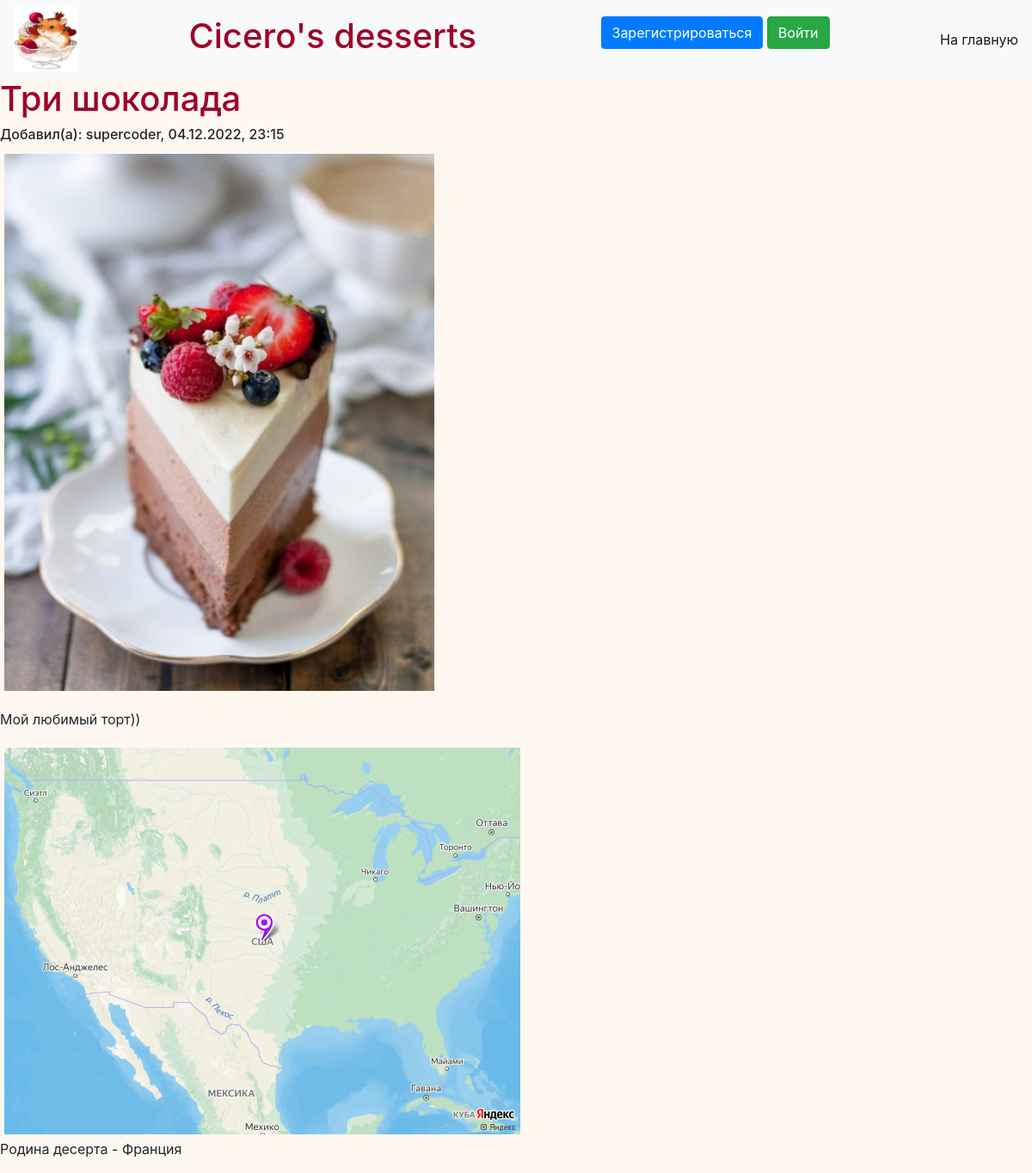
Page /desserts/1 on the earlier database version.
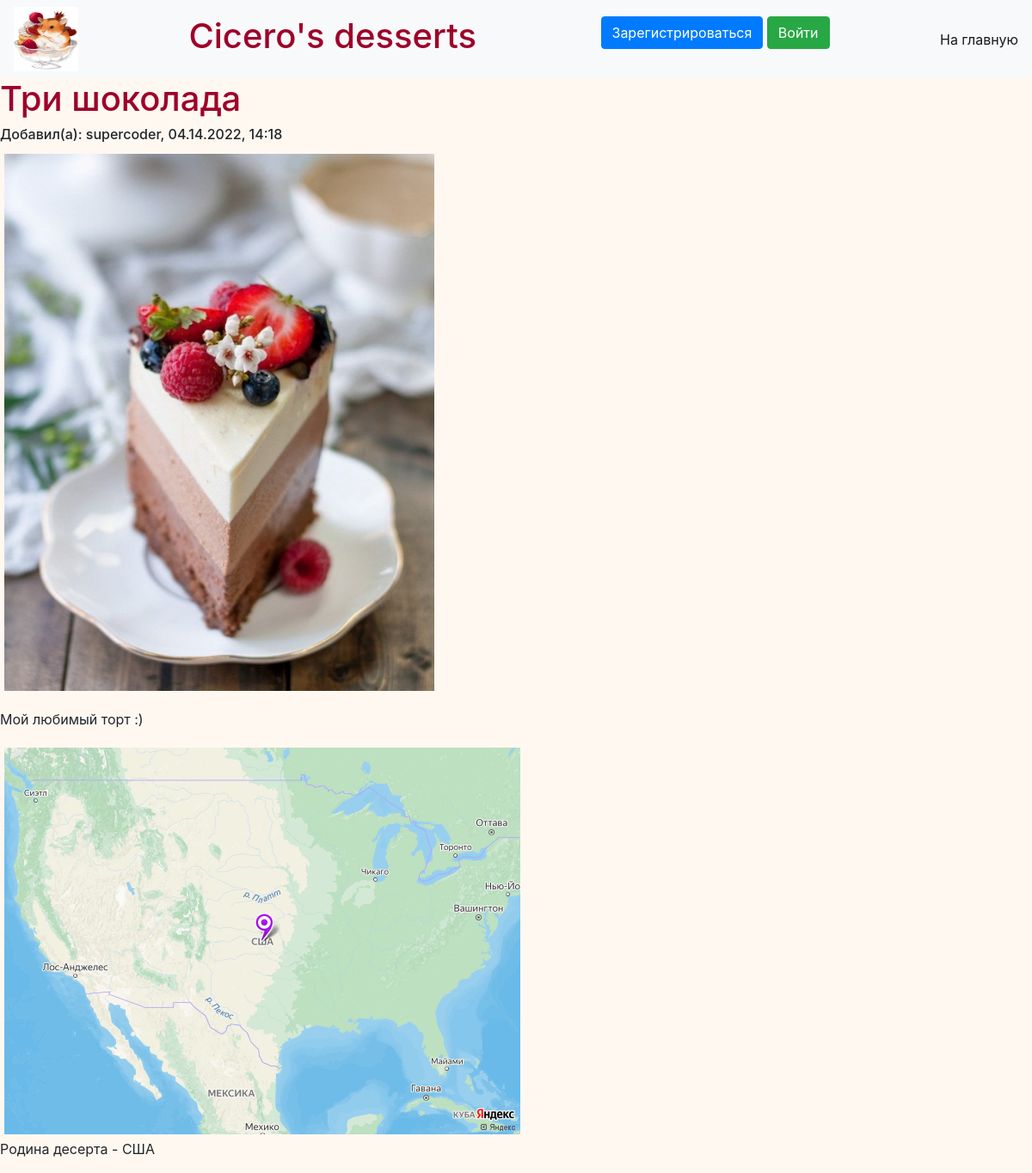
Same page on the later database version.
### data/desserts.py (models this page shows)
class Dessert(SqlAlchemyBase):
    __tablename__ = 'desserts'
    id = sqlalchemy.Column(sqlalchemy.Integer, primary_key=True, autoincrement=True)
    title = sqlalchemy.Column(sqlalchemy.String, nullable=False)
    content = sqlalchemy.Column(sqlalchemy.String, nullable=False)
    country = sqlalchemy.Column(sqlalchemy.String, nullable=False)
    created_date = sqlalchemy.Column(sqlalchemy.String, default=datetime.datetime.now().strftime('%m.%d.%Y, %H:%M'))
    user_id = sqlalchemy.Column(sqlalchemy.Integer, sqlalchemy.ForeignKey("users.id"))
    user = orm.relation('User')

### data/users.py (models this page shows, shortened)
class User(SqlAlchemyBase, UserMixin):
    __tablename__ = 'users'
    id = sqlalchemy.Column(sqlalchemy.Integer, primary_key=True, autoincrement=True)
    email = sqlalchemy.Column(sqlalchemy.String, nullable=False, unique=True)
    name = sqlalchemy.Column(sqlalchemy.String, nullable=False, unique=True)
    hashed_password = sqlalchemy.Column(sqlalchemy.String, nullable=False)
    about = sqlalchemy.Column(sqlalchemy.String, nullable=False)
    desserts = orm.relation("Dessert", back_populates='user')

### main.py (the view)
@app.route("/desserts/<int:id>", methods=['GET', 'POST'])
def dessert_page(id):
    db_sess = db_session.create_session()
    dessert = db_sess.query(Dessert).filter(Dessert.id == id).first()
    if dessert:
        return render_template('dessert_page.html', dessert=dessert, title='Просмотр десерта')
    else:
        abort(404)

### data/db_session.py (called while the page is built)
def create_session() -> Session:
    global __factory
    return __factory()

### templates/dessert_page.html (shortened to what this page needs)
{% extends "base.html" %}
{% block content %}
<h1>{{dessert.title}}</h1>
<h6>Добавил(а): {{dessert.user.name}}, {{dessert.created_date}}</h6>
<p><img src="../static/img/dessert_photos/{{dessert.id}}.jpg"
                       alt="{{dessert.title}}" width="500" vspace="5" hspace="5" align="middle"></p>
{% for item in dessert.content.split('\r\n')%}
<p>{{item}}</p>
{% endfor %}
<figure>
    <img src="../static/img/dessert_maps/{{dessert.id}}.jpg"
                           alt="Карта, на которой отмечена родина десерта" vspace="5" hspace="5" >
    <figcaption>Родина десерта - {{dessert.country}}</figcaption>
</figure>
{% endblock content %}

### templates/base.html (shortened to what this page needs)
<!DOCTYPE html>
<html lang="ru">
    <head>
        <link rel="stylesheet"
              href="https://stackpath.bootstrapcdn.com/bootstrap/4.4.1/css/bootstrap.min.css"
>
        <link rel="stylesheet"
              href="{{url_for('static', filename='css/styles.css')}}">
    </head>
    <body>
        <header>
            <nav class="navbar navbar-light bg-light">
                <img src="../../static/img/favicon.ico" width="75" height="75" alt="">
                <a class="navbar-brand" href="/"><h1>Cicero's desserts</h1></a>
                {% if current_user.is_authenticated %}
                    <a class="navbar-brand" href="/logout">{{ current_user.name }}</a>
                {% else %}
                    <p>
                        <a class="btn btn-primary " href="/register">Зарегистрироваться</a>
                        <a class="btn btn-success" href="/login">Войти</a>
                    </p>
                {% endif %}
                <span class="navbar-text">
                    <a href="/">На главную</a>
                </span>
            </nav>
        </header>
        <main >
            {% block content %}
            {% endblock %}
        </main>
    </body>
</html>

### static/css/styles.css (style rules this page uses)
h1, h2 { color: #9e0229 }
a { color: #c46d7e }
body { background-color: #fff8f1; }

Differences in the rows shown:
changed Dessert "Три шоколада": created_date "04.12.2022, 23:15" → "04.14.2022, 14:18"; content "Мой любимый торт))" → "Мой любимый торт :)"; country "Франция" → "США"
